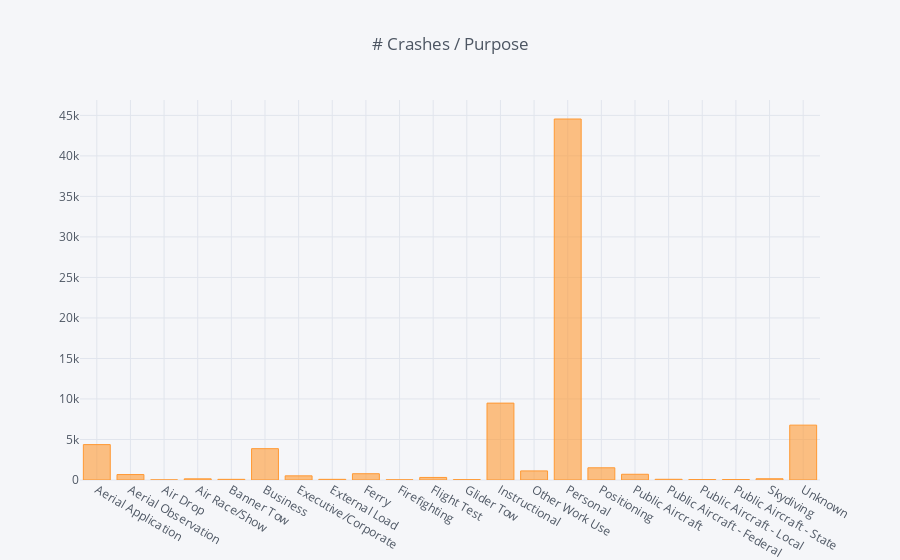

Notebook source saved alongside this figure:
### Code cell
crash_data.groupby('Purpose.of.Flight').count().iplot(kind='bar', y='Event.Id', title='# Crashes / Purpose')

### Figure 1 — Plotly figure (JSON) as saved in the notebook; plotly's stock layout.template omitted (floating-point values rounded to 4 significant figures)
{"data": [{"marker": {"color": "rgba(255, 153, 51, 0.6)", "line": {"color": "rgba(255, 153, 51, 1.0)", "width": 1}}, "name": "Event.Id", "orientation": "v", "text": "", "type": "bar", "x": ["Aerial Application", "Aerial Observation", "Air Drop", "Air Race/Show", "Banner Tow", "Business", "Executive/Corporate", "External Load", "Ferry", "Firefighting", "Flight Test", "Glider Tow", "Instructional", "Other Work Use", "Personal", "Positioning", "Public Aircraft", "Public Aircraft - Federal", "Public Aircraft - Local", "Public Aircraft - State", "Skydiving", "Unknown"], "y": [4369, 673, 11, 146, 81, 3868, 515, 83, 775, 21, 316, 43, 9487, 1121, 44550, 1507, 707, 88, 55, 57, 155, 6771]}], "layout": {"legend": {"bgcolor": "#F5F6F9", "font": {"color": "#4D5663"}}, "paper_bgcolor": "#F5F6F9", "plot_bgcolor": "#F5F6F9", "title": "# Crashes / Purpose", "titlefont": {"color": "#4D5663"}, "xaxis1": {"gridcolor": "#E1E5ED", "showgrid": true, "tickfont": {"color": "#4D5663"}, "title": "", "titlefont": {"color": "#4D5663"}, "zerolinecolor": "#E1E5ED"}, "yaxis1": {"gridcolor": "#E1E5ED", "showgrid": true, "tickfont": {"color": "#4D5663"}, "title": "", "titlefont": {"color": "#4D5663"}, "zerolinecolor": "#E1E5ED"}}}
